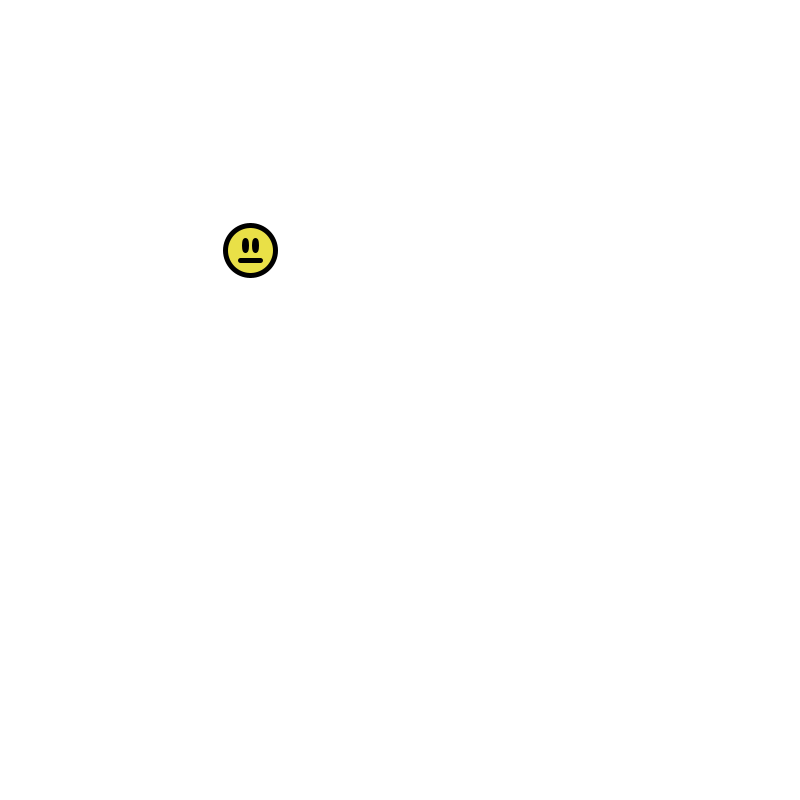
Frame 1 (no input)
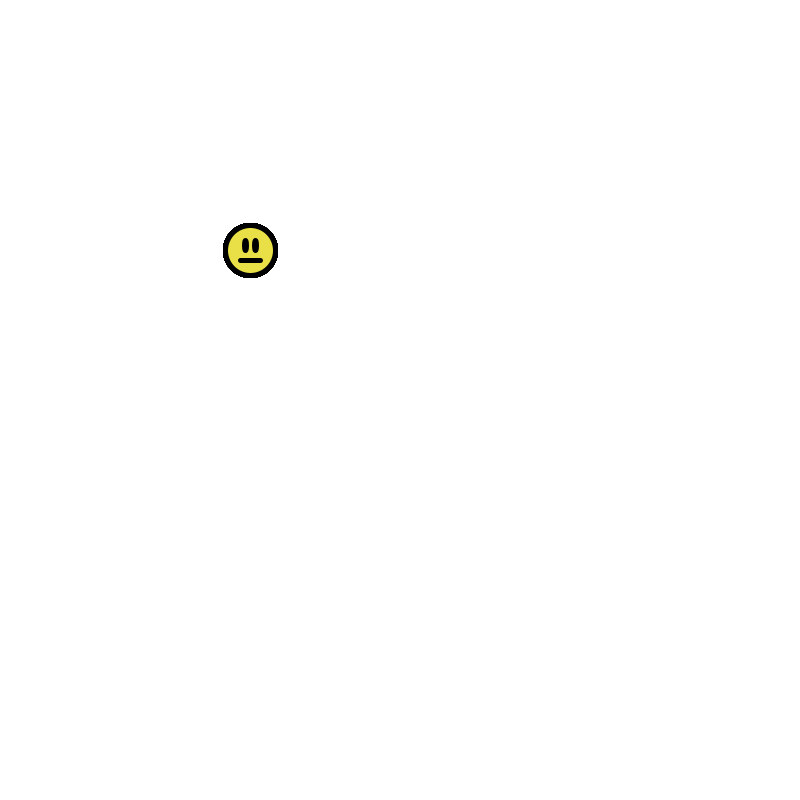
Frame 60 (the mouse pressed at the canvas centre just before this capture)
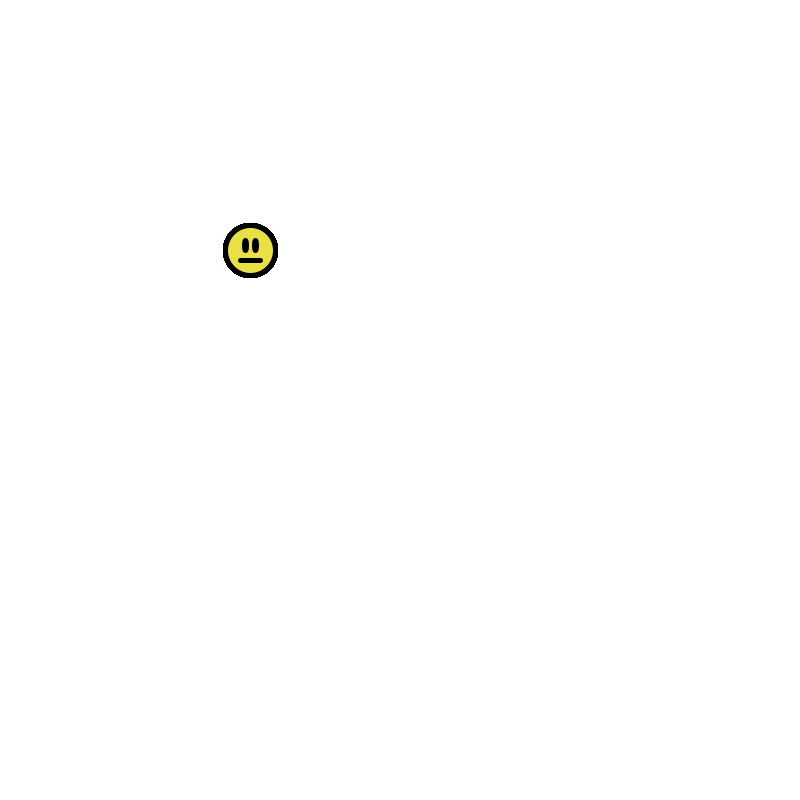
Frame 120 (the mouse held since frame 60 and released just before this capture)

The Processing sketch that drew these frames (run headless with seeded random() and noise(); from frame 60 on, the mouse is pressed at the canvas centre):

// Processing sketch: processing_173231
// ── processing_173231.pde

object [] array = new object [1];

void setup(){
  size(800,800);
  background(255);
  smooth();
 for (int i = 0; i < array.length; i++){
  array[i] = new object();
  } 
}

void draw(){
  for (int i = 0; i < array.length; i++){
  array[i].update();
  }
}


class object{
 float bodySize = 40;
 float xPos1=width/2;
 float yPos1=height/2;

  void update(){
  fill(233, 224 , 71);
  strokeWeight(5);
  ellipse(250, 250, 50 ,50);
  fill(0);
  ellipse(245, 245 , 2, 10);
  fill(0);
  ellipse(255, 245 , 2, 10);
  fill (255);
  line(240, 260, 260, 260);
 
 
    
  }
  
  
  
  
}
